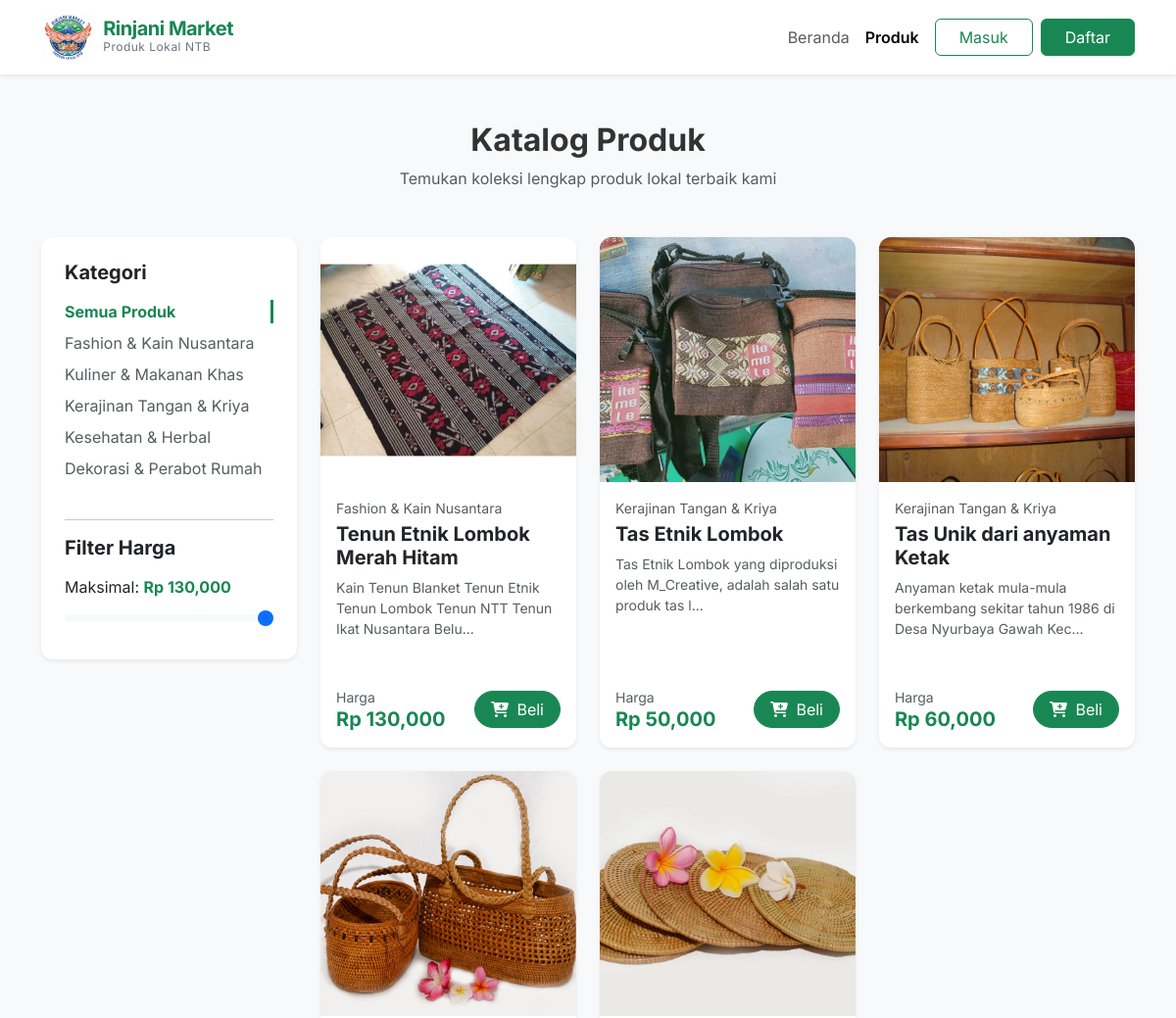
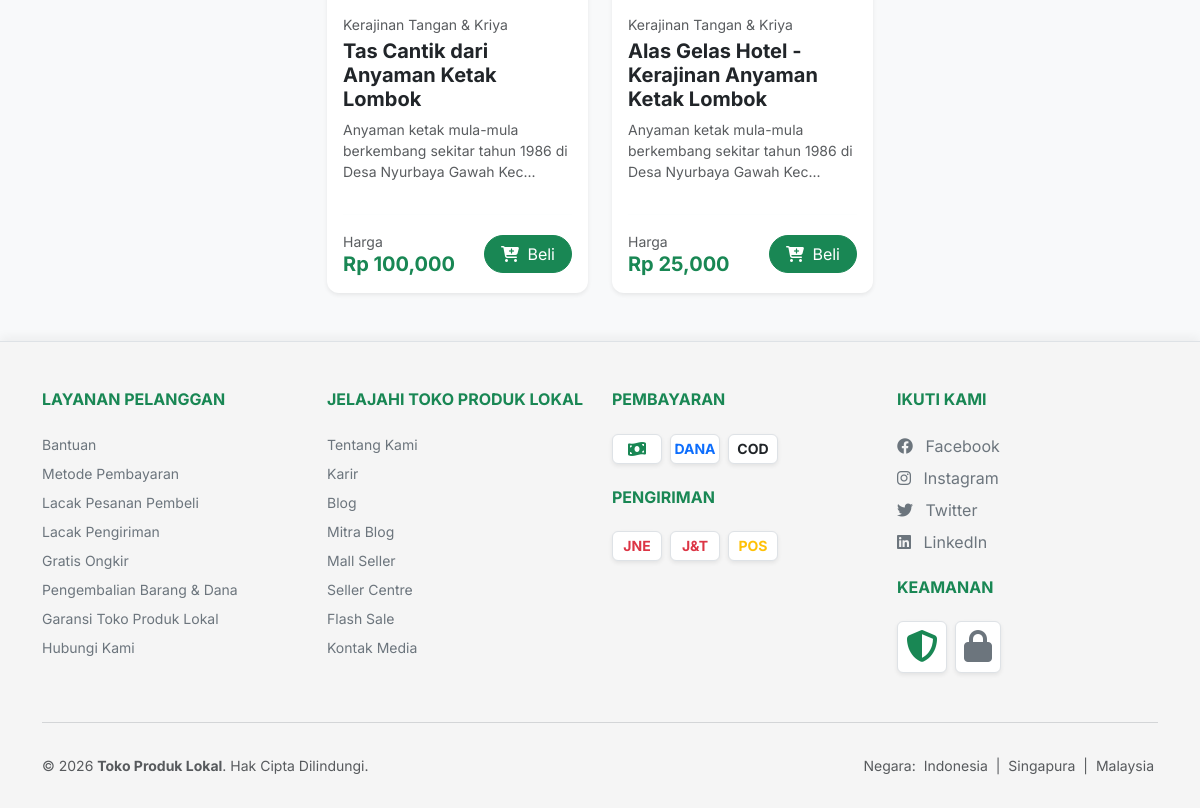
Page /products on the committed database (2 pictures, top to bottom).
### tables this page shows
CREATE TABLE IF NOT EXISTS `categories` ( 
  `id` int(11) NOT NULL AUTO_INCREMENT, 
  `name` varchar(100) NOT NULL, 
  `created_at` timestamp NOT NULL DEFAULT current_timestamp(), 
  PRIMARY KEY (`id`) 
);

CREATE TABLE IF NOT EXISTS `products` ( 
  `id` int(11) NOT NULL AUTO_INCREMENT, 
  `category_id` int(11) NOT NULL, 
  `name` varchar(255) NOT NULL, 
  `description` text DEFAULT NULL, 
  `price` decimal(10,2) NOT NULL, 
  `stock` int(11) NOT NULL DEFAULT 0, 
  `image` varchar(255) DEFAULT NULL, 
  `created_at` timestamp NOT NULL DEFAULT current_timestamp(), 
  PRIMARY KEY (`id`), 
  KEY `category_id` (`category_id`), 
  CONSTRAINT `products_ibfk_1` FOREIGN KEY (`category_id`) REFERENCES `categories` (`id`) ON DELETE CASCADE 
);

### app/core/Controller.php (called while the page is built, shortened)
<?php
class Controller {
    public function view($view, $data = []) {
        require_once '../app/views/' . $view . '.php';
    }
    public function model($model) {
        return new $model;
    }
}

### app/controllers/Products.php (called while the page is built, shortened)
<?php
class Products extends Controller {
    public function index() {
        $data['judul'] = 'Daftar Produk';
        $data['categories'] = $this->model('Category_model')->getAllCategories();
        $data['active_category'] = isset($_GET['category']) ? $_GET['category'] : null;
        $data['max_price'] = isset($_GET['price']) ? $_GET['price'] : null;
        $priceRange = $this->model('Product_model')->getMinMaxPrice();
        $data['min_price_limit'] = $priceRange['min_price'] ?? 0;
        $data['max_price_limit'] = $priceRange['max_price'] ?? 1000000;
        $data['products'] = $this->model('Product_model')->getProductsByFilter($data['active_category'], $data['max_price']);
        $this->view('products/index', $data);
    }
}

### app/core/App.php (called while the page is built, shortened)
<?php
class App {
    protected $method = 'index';
    protected $params = [];
    public function __construct() {
        $this->controller = new $this->controller;
        call_user_func_array([$this->controller, $this->method], $this->params);
    }
}

### public/index.php (called while the page is built, shortened)
<?php
$app = new App();

### app/core/Database.php (called while the page is built, shortened)
<?php
class Database {
    private $host = DB_HOST;
    private $user = DB_USER;
    private $pass = DB_PASS;
    private $db_name = DB_NAME;
    private $dbh;
    private $stmt;
    public function __construct() {
        $dsn = 'mysql:host=' . $this->host . ';dbname=' . $this->db_name;
        $option = [
            PDO::ATTR_PERSISTENT => true,
            PDO::ATTR_ERRMODE => PDO::ERRMODE_EXCEPTION
        ];
        try {
            $this->dbh = new PDO($dsn, $this->user, $this->pass, $option);
        } catch (PDOException $e) {
            die($e->getMessage());
        }
    }
    public function query($query) {
        $this->stmt = $this->dbh->prepare($query);
    }
    public function execute() {
        return $this->stmt->execute();
    }
    public function resultSet() {
        $this->execute();
        return $this->stmt->fetchAll(PDO::FETCH_ASSOC);
    }
    public function single() {
        $this->execute();
        return $this->stmt->fetch(PDO::FETCH_ASSOC);
    }
}

### app/models/Category_model.php (called while the page is built, shortened)
<?php
class Category_model {
    private $table = 'categories';
    private $db;
    public function __construct() {
        $this->db = new Database;
    }
    public function getAllCategories() {
        $this->db->query('SELECT * FROM ' . $this->table);
        return $this->db->resultSet();
    }
}

### app/models/Product_model.php (called while the page is built, shortened)
<?php
class Product_model {
    private $table = 'products';
    private $db;
    public function __construct() {
        $this->db = new Database;
    }
    public function getMinMaxPrice() {
        $this->db->query('SELECT MIN(price) as min_price, MAX(price) as max_price FROM ' . $this->table);
        return $this->db->single();
    }
    public function getProductsByFilter($categoryId = null, $maxPrice = null) {
        $query = 'SELECT products.*, categories.name as category_name FROM ' . $this->table . ' JOIN categories ON products.category_id = categories.id';
        $query .= ' ORDER BY products.id DESC';
        $this->db->query($query);
        return $this->db->resultSet();
    }
}

### app/views/products/index.php (the view, shortened to what this page needs)
<div class="container py-5">
    <div class="text-center mb-5">
        <h2 class="fw-bold">Katalog Produk</h2>
        <p class="text-muted">Temukan koleksi lengkap produk lokal terbaik kami</p>
    </div>
    <div class="row g-4">
        <div class="col-lg-3 d-none d-lg-block">
            <div class="card shadow-sm p-4">
                <h5 class="fw-bold mb-3">Kategori</h5>
                <ul class="list-unstyled">
                    <li class="mb-2">
                        <a href="<?= BASEURL; ?>/products" class="text-decoration-none category-link <?= ($data['active_category'] === null) ? 'active' : 'text-muted'; ?>">
                            Semua Produk
                        </a>
                    </li>
                    <?php foreach($data['categories'] as $cat): ?>
                        <li class="mb-2">
                            <a href="<?= BASEURL; ?>/products?category=<?= $cat['id']; ?><?= $data['max_price'] ? '&price='.$data['max_price'] : '' ?>" class="text-decoration-none category-link <?= ($data['active_category'] == $cat['id']) ? 'active' : 'text-muted'; ?>">
                                <?= $cat['name']; ?>
                            </a>
                        </li>
                    <?php endforeach; ?>
                </ul>
                <hr>
                <h5 class="fw-bold mb-3">Filter Harga</h5>
                <form action="<?= BASEURL; ?>/products" method="get" id="filterForm">
                    <label for="customRange1" class="form-label">Maksimal: <span id="priceVal" class="fw-bold text-success">Rp <?= number_format($data['max_price'] ?? $data['max_price_limit']); ?></span></label>
                    <input type="range" class="form-range" id="customRange1" name="price"
                        min="<?= $data['min_price_limit']; ?>"
                        max="<?= $data['max_price_limit']; ?>"
                        value="<?= $data['max_price'] ?? $data['max_price_limit']; ?>"
                        oninput="updatePrice(this.value)"
                        onchange="this.form.submit()">
                </form>
            </div>
        </div>
        <div class="col-lg-9">
            <div class="row g-4">
                <?php foreach($data['products'] as $prod): ?>
                <div class="col-md-4">
                    <div class="card h-100 product-card shadow-sm border-0">
                        <div class="position-relative overflow-hidden">
                            <?php if($prod['image']): ?>
                                <img src="<?= BASEURL; ?>/assets/img/<?= $prod['image']; ?>"
                                     class="card-img-top cursor-pointer"
                                     alt="<?= $prod['name']; ?>"
                                     style="height: 250px; object-fit: cover;"
                                     data-bs-toggle="modal"
                                     data-bs-target="#productDetailModal"
                                     data-name="<?= htmlspecialchars($prod['name']); ?>"
                                     data-desc="<?= htmlspecialchars($prod['description']); ?>"
                                     data-price="<?= number_format($prod['price']); ?>"
                                     data-category="<?= htmlspecialchars($prod['category_name']); ?>"
                                     data-image="<?= BASEURL; ?>/assets/img/<?= $prod['image']; ?>"
                                     data-link="<?= BASEURL; ?>/products/addToCart/<?= $prod['id']; ?>"
                                     title="Klik untuk melihat detail">
                            <?php endif; ?>
                        </div>
                        <div class="card-body d-flex flex-column">
                            <small class="text-muted"><?= $prod['category_name']; ?></small>
                            <h5 class="card-title fw-bold mt-1"><?= $prod['name']; ?></h5>
                            <p class="card-text text-muted small flex-grow-1"><?= substr($prod['description'], 0, 80); ?>...</p>
                            <hr class="my-3 border-light">
                            <div class="d-flex justify-content-between align-items-center">
                                <div>
                                    <small class="text-muted d-block">Harga</small>
                                    <span class="text-success fw-bold h5 mb-0">Rp <?= number_format($prod['price']); ?></span>
                                </div>
                                <a href="<?= BASEURL; ?>/products/addToCart/<?= $prod['id']; ?>" class="btn btn-success rounded-pill px-3"><i class="fas fa-cart-plus me-1"></i> Beli</a>
                            </div>
                        </div>
                    </div>
                </div>
                <?php endforeach; ?>
            </div>
        </div>
    </div>
</div>

### rows in the picture
categories: name "Fashion & Kain Nusantara"
categories: name "Kuliner & Makanan Khas"
categories: name "Kerajinan Tangan & Kriya"
categories: name "Kesehatan & Herbal"
categories: name "Dekorasi & Perabot Rumah"
products: image (picture), category.name "Fashion & Kain Nusantara", name "Tenun Etnik Lombok Merah Hitam", description "Kain Tenun Blanket Tenun Etnik Tenun Lombok Tenun NTT Tenun Ikat Nusantara Belu", price "130,000"
products: image (picture), category.name "Kerajinan Tangan & Kriya", name "Tas Etnik Lombok", description "Tas Etnik Lombok yang diproduksi oleh M_Creative, adalah salah satu produk tas l", price "50,000"
products: image (picture), category.name "Kerajinan Tangan & Kriya", name "Tas Unik dari anyaman Ketak", description "Anyaman ketak mula-mula berkembang sekitar tahun 1986 di Desa Nyurbaya Gawah Kec", price "60,000"
products: image (picture), category.name "Kerajinan Tangan & Kriya", name "Tas Cantik dari Anyaman Ketak Lombok", description "Anyaman ketak mula-mula berkembang sekitar tahun 1986 di Desa Nyurbaya Gawah Kec", price "100,000"
products: image (picture), category.name "Kerajinan Tangan & Kriya", name "Alas Gelas Hotel - Kerajinan Anyaman Ketak Lombok", description "Anyaman ketak mula-mula berkembang sekitar tahun 1986 di Desa Nyurbaya Gawah Kec", price "25,000"

### other values in the picture
$data['max_price'] "130,000"
SITENAME "Toko Produk Lokal"
SITENAME "TOKO PRODUK LOKAL"
